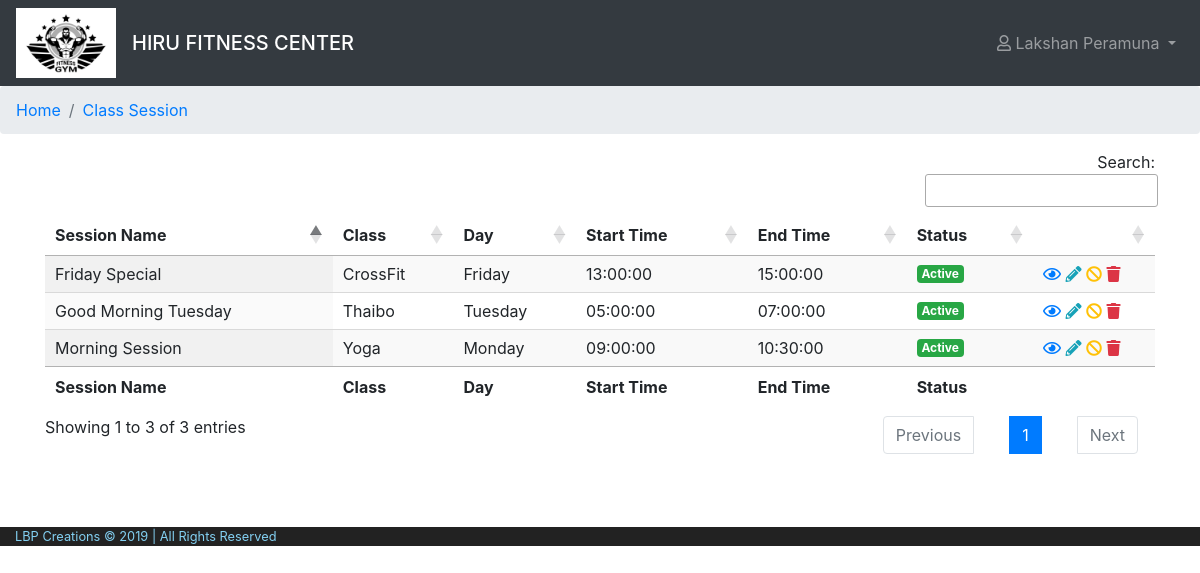
Screenshot of /cms/view/class-session/index.php (signed in) with the database file from the repository.
### tables this page shows
CREATE TABLE `class_session` (
  `class_session_id` int(11) NOT NULL,
  `class_session_name` varchar(50) NOT NULL COMMENT 'Name of the class session',
  `class_id` int(11) NOT NULL,
  `day` varchar(20) NOT NULL,
  `start_time` time NOT NULL,
  `end_time` time NOT NULL,
  `status` char(1) NOT NULL COMMENT 'A = Active , I = Inactive'
);

CREATE TABLE `class` (
  `class_id` int(11) NOT NULL,
  `class_name` varchar(255) NOT NULL,
  `class_description` varchar(2500) NOT NULL,
  `instructor_id` int(11) NOT NULL,
  `image` varchar(255) NOT NULL,
  `color` varchar(10) NOT NULL COMMENT 'color of the class',
  `status` char(1) NOT NULL COMMENT 'A = Active , I = Inactive ,D = Deleted'
);

### model/classSession.php (called while the page is built, shortened)
<?php
class classSession{
    public static function displayAllClassSession(){
        $con=$GLOBALS['con'];
        $sql="  SELECT  class_session.class_session_id,
                        class_session.class_session_name,
                        class_session.day,
                        class_session.start_time,
                        class_session.end_time,
                        class_session.status,
                        class.class_name
                FROM class_session
                LEFT JOIN class ON class_session.class_id = class.class_id
                WHERE class_session.status != 'D'
                ORDER BY class_session_id DESC";
        $result=$con->query($sql);
        return $result;
    }
}

### cms/view/class-session/index.php (the view, shortened to what this page needs)
<?php include '../../layout/header.php'; ?>
<?php include '../../../model/classSession.php'; ?>
<?php
$allClassSession = classSession::displayAllClassSession();
?>
<body>
    <?php include '../../layout/navBar.php';?>
    <nav aria-label="breadcrumb">
    <ol class="breadcrumb">
        <li class="breadcrumb-item" aria-current="page"><a href="../dashboard/dashboard.php">Home</a></li>
        <li class="breadcrumb-item active" aria-current="page"><a href="#">Class Session</a></li>
    </ol>
    </nav>
    <div class="container">
        <table id="example" class="display" style="width:100%">
            <thead>
                <tr>
                    <th>Session Name</th>
                    <th>Class</th>
                    <th>Day</th>
                    <th>Start Time</th>
                    <th>End Time</th>
                    <th>Status</th>
                    <th>&nbsp;</th>
                </tr>
            </thead>
            <tbody>
                <?php
                    while($row = $allClassSession->fetch_assoc()) {
                        if($row['status']==classSession::ACTIVE){
                            $status="Active";
                        }elseif($row['status']==classSession::INACTIVE){
                            $status="Inactive";
                        }
                ?>
                <tr>
                    <td><?php echo ucwords($row['class_session_name']); ?></td>
                    <td><?php echo ucwords($row['class_name']); ?></td>
                    <td><?php echo $row['day']; ?></td>
                    <td><?php echo $row['start_time']; ?></td>
                    <td><?php echo $row['end_time']; ?></td>
                    <td><span class="badge <?php if($row['status']==classSession::ACTIVE){echo "badge-success";}else{echo "badge-danger";}?>"><?php echo $status; ?></span></td>
                    <td>
                            <a data-toggle="tooltip" data-placement="top" title="View" href="../../controller/classSessionController.php?classSession_id=<?php echo $row['classSession_id']?>&status=View"><i class="far fa-eye text-primary"></i></a>
                            <a data-toggle="tooltip" data-placement="top" title="Edit" href="../../controller/classSessionController.php?classSession_id=<?php echo $row['classSession_id']?>&status=Edit"><i class="fas fa-pencil-alt text-info"></i></a>
                        <?php
                            $classSessionId = $row['class_session_id'];
                            if($row['status']==classSession::ACTIVE){
                                echo "<a data-toggle='tooltip' data-placement='top' title='Deactivate' href='../../controller/classSessionController.php?classSession_id='.$classSessionId.'&status=Deactivate'><i class='fas fa-ban text-warning'></i></a>";
                            }elseif($row['status']==classSession::INACTIVE){
                                echo "<a data-toggle='tooltip' data-placement='top' title='Activate' href='../../controller/classSessionController.php?classSession_id='.$classSessionId.'&status=Activate'><i class='far fa-check-circle text-success'></i></a>";
                            }
                        ?>
                            <a data-toggle="tooltip" data-placement="top" title="Delete"><i class="fas fa-trash text-danger"></i></a>
                    </td>
                </tr>
                    <?php } ?>
            </tbody>
            <tfoot>
                <tr>
                    <th>Session Name</th>
                    <th>Class</th>
                    <th>Day</th>
                    <th>Start Time</th>
                    <th>End Time</th>
                    <th>Status</th>
                    <th>&nbsp;</th>
                </tr>
            </tfoot>
        </table>
    </div>
<?php include '../../layout/footer.php';?>

### public/css/layout.css (style rules this page uses)
body { background-color: #ffffff; }
a { text-decoration: none !important; }

### rows the page displays
class_session: class_session_name "Good Morning Tuesday", class.class_name "Thaibo", day "Tuesday", start_time "05:00:00", end_time "07:00:00", status "Active"
class_session: class_session_name "Friday Special", class.class_name "CrossFit", day "Friday", start_time "13:00:00", end_time "15:00:00", status "Active"
class_session: class_session_name "Morning Session", class.class_name "Yoga", day "Monday", start_time "09:00:00", end_time "10:30:00", status "Active"

### other values shown
SYSTEM_BUSINESS_NAME "HIRU FITNESS CENTER"
$user['first_name'] "Lakshan"
$user['last_name'] "Peramuna"
